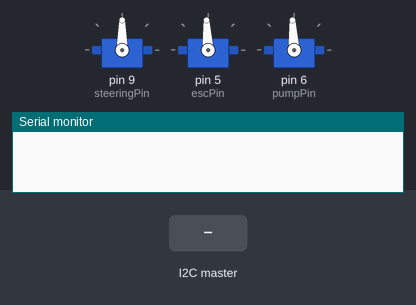
The sketch below on a simulated Arduino Uno, built with avr-gcc and run on an emulated ATmega328P. On the bench: 3 × servo, the last lines printed to the serial monitor. The test bench sets the inputs (shaded band).

Above: at 2.2 s.
2.3 s: the I2C master sends the byte 1
At 2.9 s:
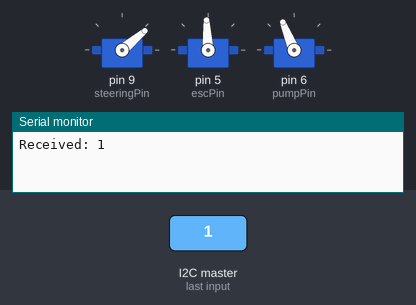
Timing chart, 0 to 5.3 s (numbered marks = the images above; inputs shaded):
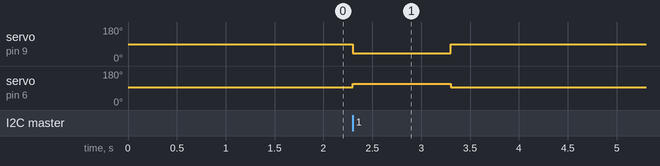

Measured:
- after the input at 2.3 s, servo on pin 9 (steeringPin): 90° → 40° at once, → 90° 1.0 s later; servo on pin 6 (pumpPin): 93° → 112° at once, → 93° 1.0 s later

The sketch:

i2c_fb-wards_turns.ino
```cpp
#include <Wire.h>
#include <Servo.h>

Servo servo1;
Servo motorESC;
Servo pumpCtrl;

const int steeringPin = 9;
const int escPin = 5;
const int pumpPin = 6;

int address = 0x40;
int i2c_data = 0;

int initialPosition = 90;
float motorSpeed = 0;
float pumpLevel = 0;
int pwmMin = 500;
int pwmMax = 2500;

void setup() {

  servo1.attach(steeringPin);
  motorESC.attach(escPin);
  pumpCtrl.attach(pumpPin);

  servo1.write(initialPosition);
  motorESC.writeMicroseconds(map(motorSpeed, -5, 5, pwmMin, pwmMax));
  pumpCtrl.writeMicroseconds(map(pumpLevel, -5, 5, pwmMin, pwmMax));

  Serial.begin(9600);

  Wire.begin(address);
  Wire.onReceive(receiveEvent);
  Wire.onRequest(sendData);

  delay(1000);

}

//den Wert von i2c auf dem seriellen Monitor ausgeben
void receiveEvent(int bytes) {

  i2c_data = Wire.read();
  Serial.print("Received: ");
  Serial.println(i2c_data);

}

void sendData() {

    Wire.write(i2c_data);

}

void loop() {

  switch (i2c_data) {
    //Motor&Pumpe off
    case 0: {
      executeCommand0();
      break;
    }
    //links Lenken
    case 1: {
      executeCommand1();
      i2c_data = 255;
      break;
    }
    //Pumpen-Stop
    case 3: {
      executeCommand3();
      break;
    }
    //rechts Lenken
    case 5: {
      executeCommand5();
      i2c_data = 255;
      break;
    }
    //rückwerts
    case 7: {
      executeCommand7();
      break;
    }
    //Motor-Stop
    case 8: {
      executeCommand8();
      break;
    }
    //forwärts
    case 9: {
      executeCommand9
      ();
      break;
    }
  }

}

void executeCommand0() {

  motorSpeed = 0;
  motorESC.writeMicroseconds(map(motorSpeed, -5, 5, pwmMin, pwmMax));
  pumpLevel = 0;
  pumpCtrl.writeMicroseconds(map(pumpLevel, -5, 5, pwmMin, pwmMax));
  servo1.write(90);

}

void executeCommand1() {

  servo1.write(40);
  pumpLevel = 1.25;
  pumpCtrl.writeMicroseconds(map(pumpLevel, -5, 5, pwmMin, pwmMax));
  delay(1000);
  pumpLevel = 0;
  pumpCtrl.writeMicroseconds(map(pumpLevel, -5, 5, pwmMin, pwmMax));
  servo1.write(90);
  delay(1000);

}

void executeCommand3() {

  pumpLevel = 0;
  pumpCtrl.writeMicroseconds(map(pumpLevel, -5, 5, pwmMin, pwmMax));

}

void executeCommand5() {

  servo1.write(130);
  pumpLevel = 1.25;
  pumpCtrl.writeMicroseconds(map(pumpLevel, -5, 5, pwmMin, pwmMax));
  delay(1000);
  pumpLevel = 0;
  pumpCtrl.writeMicroseconds(map(pumpLevel, -5, 5, pwmMin, pwmMax));
  servo1.write(90);

}

void executeCommand7() {

  motorSpeed = -2;
  motorESC.writeMicroseconds(map(motorSpeed, -5, 5, pwmMin, pwmMax));

}

void executeCommand8() {

  motorSpeed = 0;
  motorESC.writeMicroseconds(map(motorSpeed, -5, 5, pwmMin, pwmMax));

}

void executeCommand9() {

  motorSpeed = 3;
  motorESC.writeMicroseconds(map(motorSpeed, -5, 5, pwmMin, pwmMax));

}
```
